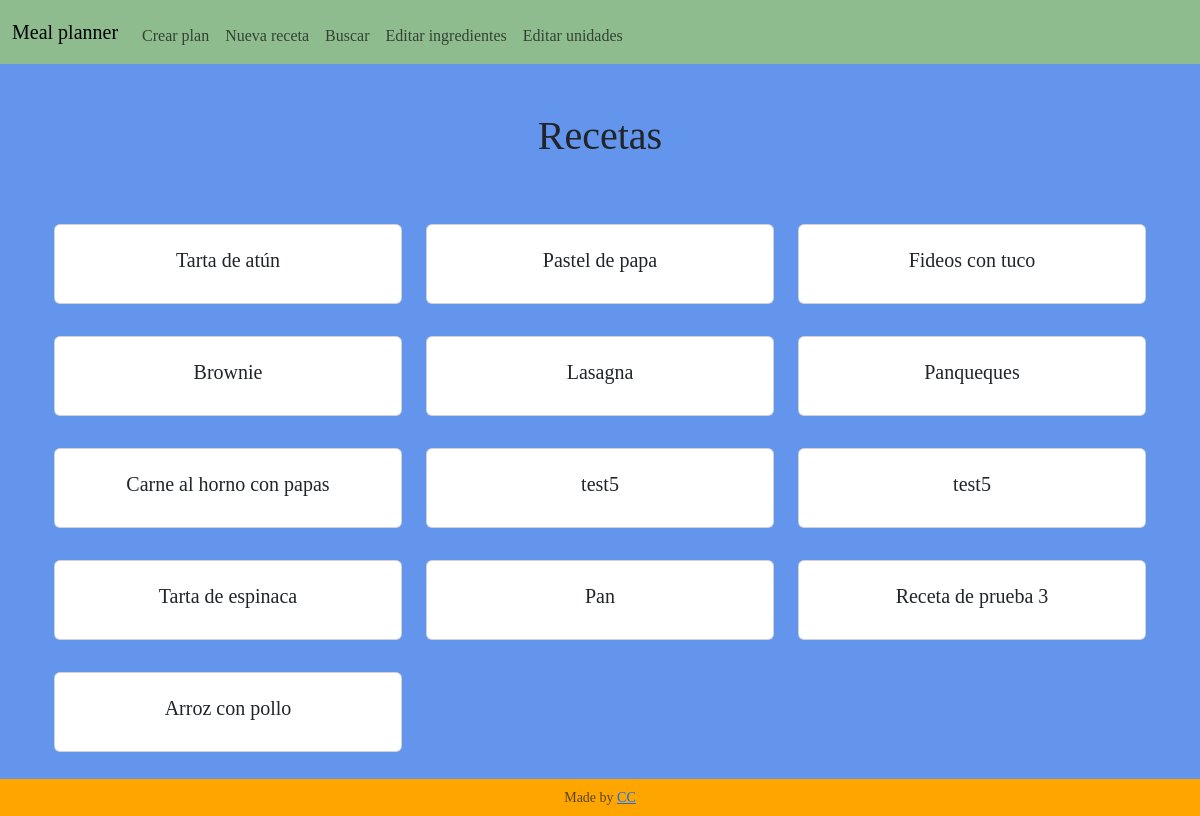
The page / on the database its author committed.
### tables this page shows
CREATE TABLE recipes (id INTEGER PRIMARY KEY AUTOINCREMENT NOT NULL, name TEXT NOT NULL, instructions TEXT NOT NULL);

### app.py (the view)
@app.route('/', methods=["GET", "POST"])
def index():
    if request.method == "POST":
        id = request.form.get("id")
        cur = db_connect()
        cur.execute("SELECT * FROM recipes WHERE id = ?", (id,))
        recipe = cur.fetchall()
        cur.execute("SELECT ing_used.quantity, ingredients.name AS ing_name, units.name AS unit_name FROM ing_used JOIN ingredients ON ingredients.id = ing_used.ing_id JOIN units ON units.id = ing_used.unit_id WHERE ing_used.recipe_id = ?", (id,))
        ing_used = cur.fetchall()
        db_close(cur)
        return render_template("recipe.html", recipe=recipe, ing_used=ing_used)
    else:
        cur = db_connect()
        cur.execute("SELECT id, name FROM recipes")
        rows = cur.fetchall()
        db_close(cur)
        return render_template("index.html", rows=rows)

### app.py (called while the page is built)
def db_connect():
    con = sqlite3.connect("meal_planner.db")
    con.row_factory = sqlite3.Row
    cur = con.cursor()
    return cur

def db_close(con):
    con.close()

@app.after_request
def after_request(response):
    response.headers["Cache-Control"] = "no-cache, no-store, must-revalidate"
    response.headers["Expires"] = 0
    response.headers["Pragma"] = "no-cache"
    return response

### templates/index.html (shortened to what this page needs)
{% extends "layout.html" %}
{% block main %}
    <section class="container-fluid text-center">
        <h1 class="mb-5">Recetas</h1>
        <div class="row">
            {% for row in rows %}
                <div class="col-md-4 col-sm-6 my-3 align-self-center">
                    <div class="card">
                        <div class="card-body">
                            <form action="/" method="post">
                                <button type="submit" class="btn stretched-link"><h5 class="card-title">{{ row["name"] }}</h5></button>
                            </form>
                        </div>
                    </div>
                </div>
            {% endfor %}
        </div>
    </section>
{% endblock %}

### static/styles.css (style rules this page uses)
body { background-color: cornflowerblue; font-family: Georgia, 'Times New Roman', Times, serif; }

### rows shown on the page
recipes: name "Tarta de atún"
recipes: name "Pastel de papa"
recipes: name "Fideos con tuco"
recipes: name "Brownie"
recipes: name "Lasagna"
recipes: name "Panqueques"
recipes: name "Carne al horno con papas"
recipes: name "test5"
recipes: name "test5"
recipes: name "Tarta de espinaca"
recipes: name "Pan"
recipes: name "Receta de prueba 3"
recipes: name "Arroz con pollo"
